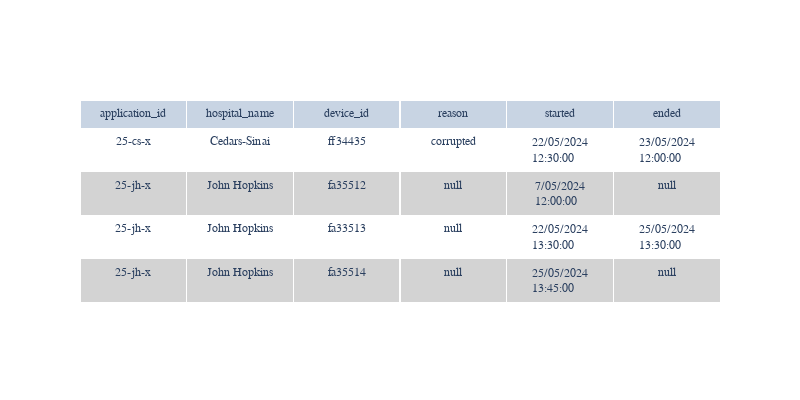

Notebook code for this chart:
### Code cell
fig = go.Figure(data=[go.Table(header=dict(values=['application_id', 'hospital_name', 'device_id', 'reason', 'started', 'ended']),
                 cells=dict(values=[['25-cs-x', '25-jh-x', '25-jh-x', '25-jh-x'],
                                     ['Cedars-Sinai', 'John Hopkins', 'John Hopkins', 'John Hopkins'],
                                     ['ff34435', 'fa35512', 'fa33513', 'fa35514'],
                                     ['corrupted', 'null', 'null', 'null'], 
                                     ['22/05/2024 12:30:00', '7/05/2024 12:00:00', '22/05/2024 13:30:00', '25/05/2024 13:45:00',],
                                     ['23/05/2024 12:00:00', 'null', '25/05/2024 13:30:00', 'null']],
                                     fill_color = [['white','lightgrey']*9],
                                     align = 'center',))
                     ])

fig.update_layout(
    font_family="Calibri",
    title_font_family="Calibri"
)
fig.update_layout(width=800, height=400)

### Figure 1 — Plotly figure (JSON) as saved in the notebook; plotly's stock layout.template omitted (floating-point values rounded to 4 significant figures)
{"data": [{"cells": {"align": "center", "fill": {"color": [["white", "lightgrey", "white", "lightgrey", "white", "lightgrey", "white", "lightgrey", "white", "lightgrey", "white", "lightgrey", "white", "lightgrey", "white", "lightgrey", "white", "lightgrey"]]}, "values": [["25-cs-x", "25-jh-x", "25-jh-x", "25-jh-x"], ["Cedars-Sinai", "John Hopkins", "John Hopkins", "John Hopkins"], ["ff34435", "fa35512", "fa33513", "fa35514"], ["corrupted", "null", "null", "null"], ["22/05/2024 12:30:00", "7/05/2024 12:00:00", "22/05/2024 13:30:00", "25/05/2024 13:45:00"], ["23/05/2024 12:00:00", "null", "25/05/2024 13:30:00", "null"]]}, "header": {"values": ["application_id", "hospital_name", "device_id", "reason", "started", "ended"]}, "type": "table"}], "layout": {"font": {"family": "Calibri"}, "height": 400, "title": {"font": {"family": "Calibri"}}, "width": 800}}
